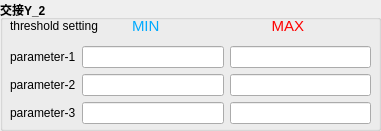
  <widget class="QGroupBox" name="groupBox_6">
   <property name="geometry">
    <rect>
     <x>810</x>
     <y>290</y>
     <width>381</width>
     <height>131</height>
    </rect>
   </property>
   <property name="font">
    <font>
     <weight>75</weight>
     <bold>true</bold>
    </font>
   </property>
   <property name="title">
    <string>交接Y_2</string>
   </property>
   <widget class="QWidget" name="layoutWidget_7">
    <property name="geometry">
     <rect>
      <x>10</x>
      <y>11</y>
      <width>361</width>
      <height>113</height>
     </rect>
    </property>
    <layout class="QVBoxLayout" name="verticalLayout_13" stretch="0,0">
     <item>
      <layout class="QHBoxLayout" name="horizontalLayout_25" stretch="3,3,3">
       <item>
        <widget class="QLabel" name="label_38">
         <property name="enabled">
          <bool>true</bool>
         </property>
         <property name="font">
          <font>
           <weight>50</weight>
           <bold>false</bold>
          </font>
         </property>
         <property name="text">
          <string>threshold setting</string>
         </property>
        </widget>
       </item>
       <item>
        <widget class="QLabel" name="label_39">
         <property name="enabled">
          <bool>true</bool>
         </property>
         <property name="font">
          <font>
           <family>Arial</family>
           <pointsize>11</pointsize>
           <weight>50</weight>
           <bold>false</bold>
          </font>
         </property>
         <property name="styleSheet">
          <string notr="true">color: rgb(0, 170, 255);</string>
         </property>
         <property name="text">
          <string>MIN</string>
         </property>
        </widget>
       </item>
       <item>
        <widget class="QLabel" name="label_40">
         <property name="enabled">
          <bool>true</bool>
         </property>
         <property name="font">
          <font>
           <family>Arial</family>
           <pointsize>11</pointsize>
           <weight>50</weight>
           <bold>false</bold>
          </font>
         </property>
         <property name="styleSheet">
          <string notr="true">color: rgb(255, 0, 0);</string>
         </property>
         <property name="text">
          <string>    MAX</string>
         </property>
        </widget>
       </item>
      </layout>
     </item>
     <item>
      <layout class="QVBoxLayout" name="verticalLayout_14">
       <item>
        <layout class="QHBoxLayout" name="horizontalLayout_26">
         <item>
          <widget class="QLabel" name="label_41">
           <property name="enabled">
            <bool>true</bool>
           </property>
           <property name="font">
            <font>
             <weight>50</weight>
             <bold>false</bold>
            </font>
           </property>
           <property name="text">
            <string>parameter-1</string>
           </property>
          </widget>
         </item>
         <item>
          <widget class="QLineEdit" name="lineEdit_6_1">
           <property name="alignment">
            <set>Qt::AlignRight|Qt::AlignTrailing|Qt::AlignVCenter</set>
           </property>
          </widget>
         </item>
         <item>
          <widget class="QLineEdit" name="lineEdit_6_2">
           <property name="alignment">
            <set>Qt::AlignRight|Qt::AlignTrailing|Qt::AlignVCenter</set>
           </property>
          </widget>
         </item>
        </layout>
       </item>
       <item>
        <layout class="QHBoxLayout" name="horizontalLayout_27">
         <item>
          <widget class="QLabel" name="label_42">
           <property name="enabled">
            <bool>true</bool>
           </property>
           <property name="font">
            <font>
             <weight>50</weight>
             <bold>false</bold>
            </font>
           </property>
           <property name="text">
            <string>parameter-2</string>
           </property>
          </widget>
         </item>
         <item>
          <widget class="QLineEdit" name="lineEdit_6_3">
           <property name="alignment">
            <set>Qt::AlignRight|Qt::AlignTrailing|Qt::AlignVCenter</set>
           </property>
          </widget>
         </item>
         <item>
          <widget class="QLineEdit" name="lineEdit_6_4">
           <property name="alignment">
            <set>Qt::AlignRight|Qt::AlignTrailing|Qt::AlignVCenter</set>
           </property>
          </widget>
         </item>
        </layout>
       </item>
       <item>
        <layout class="QHBoxLayout" name="horizontalLayout_28">
         <item>
          <widget class="QLabel" name="label_43">
           <property name="enabled">
            <bool>true</bool>
           </property>
           <property name="font">
            <font>
             <weight>50</weight>
             <bold>false</bold>
            </font>
           </property>
           <property name="text">
            <string>parameter-3</string>
           </property>
          </widget>
         </item>
         <item>
          <widget class="QLineEdit" name="lineEdit_6_5">
           <property name="alignment">
            <set>Qt::AlignRight|Qt::AlignTrailing|Qt::AlignVCenter</set>
           </property>
          </widget>
         </item>
         <item>
          <widget class="QLineEdit" name="lineEdit_6_6">
           <property name="alignment">
            <set>Qt::AlignRight|Qt::AlignTrailing|Qt::AlignVCenter</set>
           </property>
          </widget>
         </item>
        </layout>
       </item>
      </layout>
     </item>
    </layout>
   </widget>
  </widget>
